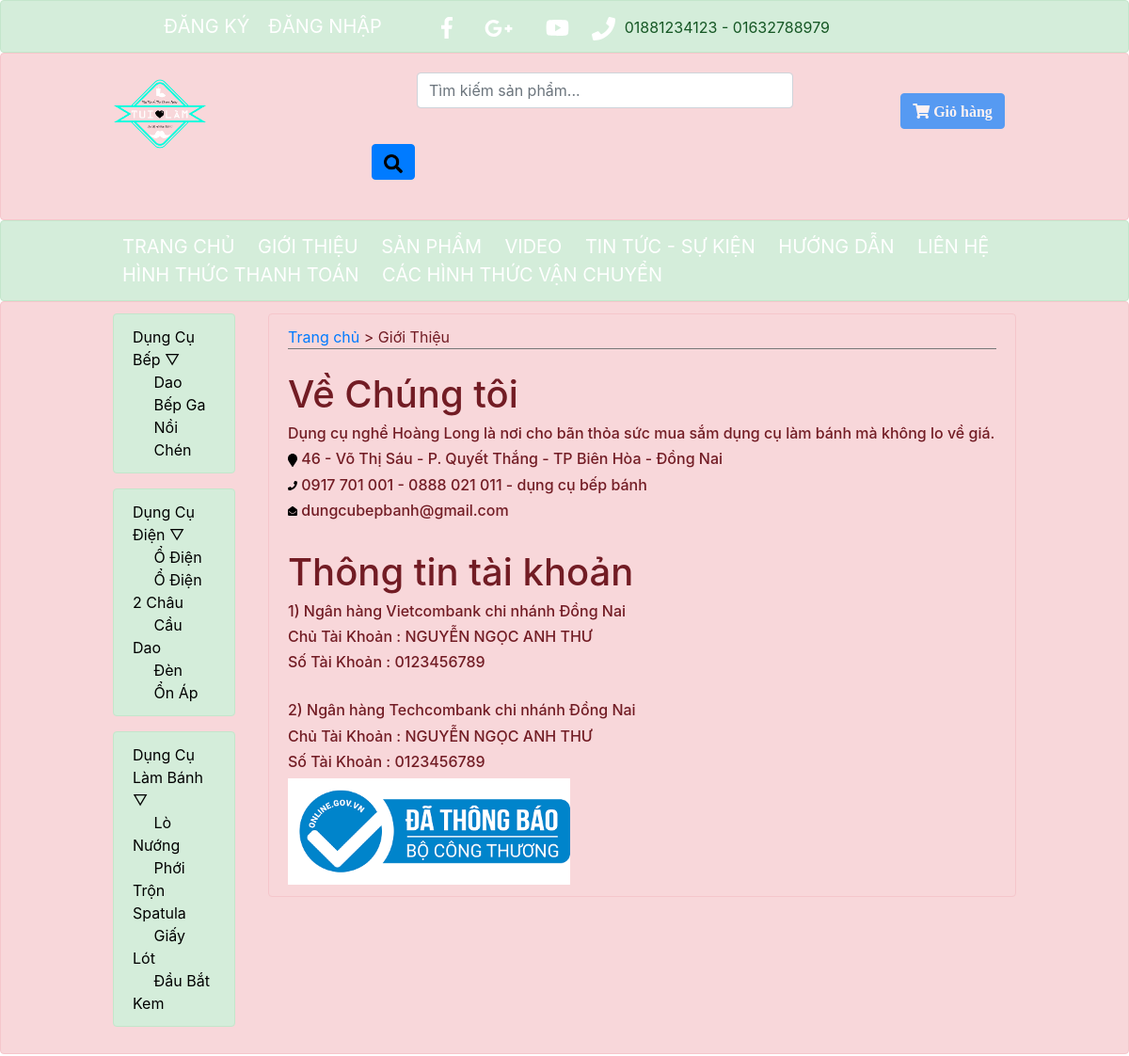
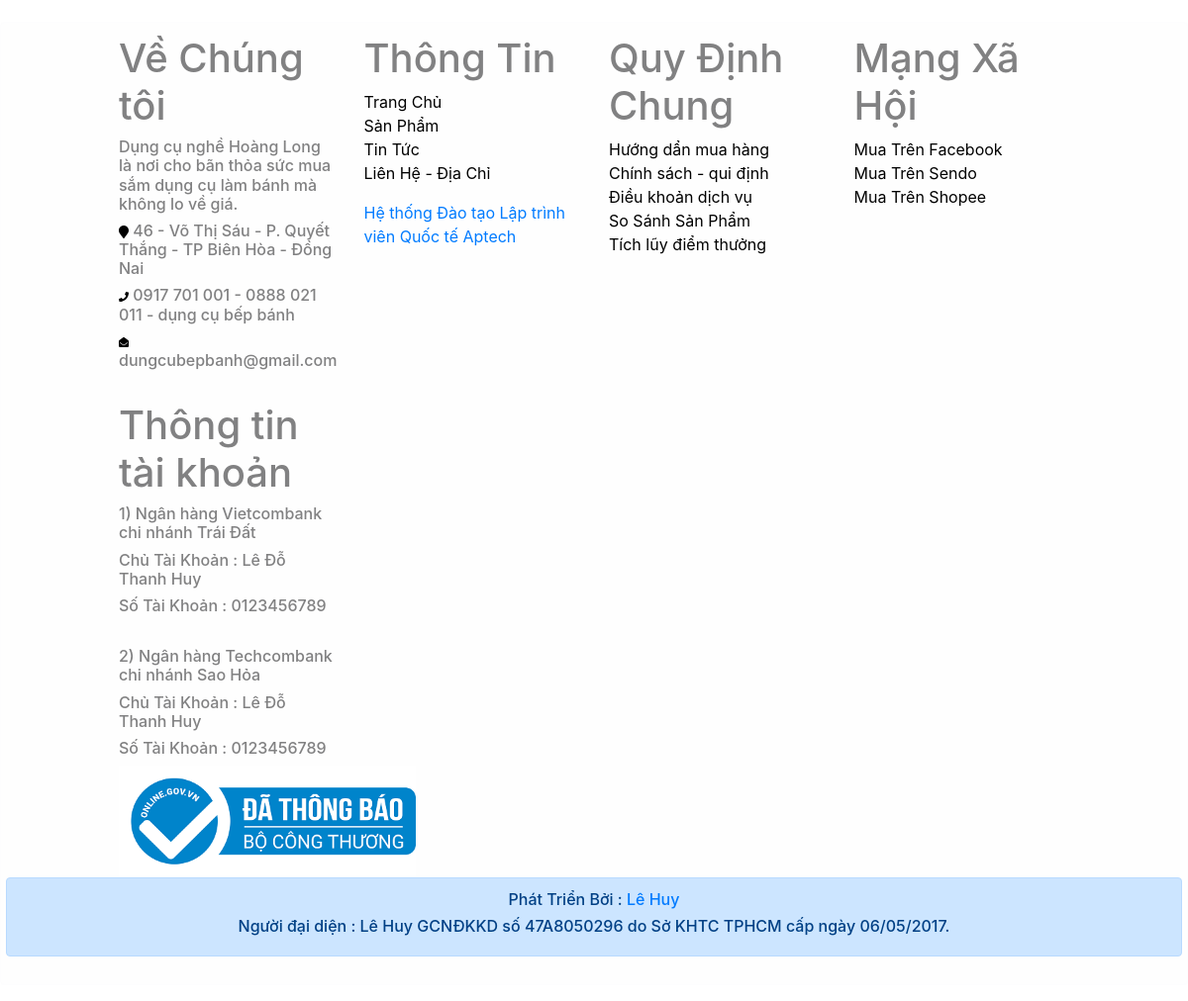
/index.php?c=1, run on the app's committed database (2 pictures, top to bottom).
### tables this page shows
CREATE TABLE `grouppro` (
  `maloai` int(11) NOT NULL,
  `loaisanpham` varchar(45) NOT NULL,
  `maloaicon` int(11) NOT NULL DEFAULT '0'
);

### modules/mMenu.php (the view, shortened to what this page needs)
<?php
$connection= new \exam\connect();
$conn=$connection->getConnection();
mysqli_set_charset($conn, 'UTF8');
$results = $conn->query("SELECT * FROM grouppro WHERE maloaicon = 0 ORDER BY maloai ASC");
if ($results->num_rows > 0) {
    echo '<ul >';
    while ( $obj = $results->fetch_object() ) {
        echo '<li  class="alert alert-success"  ><a href="index.php?c=101&id='.$obj->maloai.' ">' . $obj->loaisanpham. ' &bigtriangledown; </a>';
        getSubmenu($obj->maloai);
        echo '</li>';
    }
    echo '</ul>';
}
function getSubmenu($maloaicon) {
    global $conn;
    $submenu = $conn->query("SELECT * FROM grouppro WHERE maloaicon = ".$maloaicon);
    if ($submenu->num_rows > 0) {
        echo '<ul>';
        while ( $obj = $submenu->fetch_object() ) {
            echo '<li><a href="index.php?c=101&id='.$obj->maloai.'"  >&nbsp;&nbsp;&nbsp;&nbsp;&nbsp;' . $obj->loaisanpham . '</a>';
            getSubmenu($obj->maloai);
            echo '</li>';
        }
        echo '</ul>';
    }
}
?>

### index.php (shortened to what this page needs)
<?php
$c = 0;
if (isset($_GET["c"])) {
    $c = $_GET["c"];
}
?>
<!DOCTYPE html>
<html lang="en">
<head>
    <link rel="stylesheet" href="css/index.css">
    <link rel="stylesheet" href="css/fontawesome-all.css">
    <link rel="stylesheet" href="https://stackpath.bootstrapcdn.com/bootstrap/4.1.1/css/bootstrap.min.css"
>
</head>
<body>
<div class="header1 alert alert-success" style="margin-bottom: 0px;">
    <div class="row">
        <div class="col-lg-8">
            <div class="row">
                <div class="col-lg-5 col-md-12  col-sm-12" align="center">
                    <ul style="margin-bottom: 0px">
                        <?php
                        if (!isset($_SESSION["user"])) {
                            echo "<li><a href='resgistry.php'>ĐĂNG KÝ</a></li><li><a href='login.php'>ĐĂNG NHẬP</a></li>";
                        } else {
                            echo "<li><a href='" . "taikhoan.php?id=" . $_SESSION["user"] . "' >" . $_SESSION["name"] . "</a><li><a href='unlogin.php'>ĐĂNG XUẤT</a></li>";
                        };
                        ?>
                    </ul>
                </div>
                <div class="col-lg-7 col-md-12 col-sm-12" align="right">
                    <a href="https://www.facebook.com/lehuy.roxyproduction"><img src="images/facebook-f.svg" alt=""
                                                                                 width="12" class="fil"></a>
                    <a href="https://www.facebook.com/lehuy.roxyproduction"><img src="images/google-plus-g.svg" alt=""
                                                                                 width="30" class="fil"></a>
                    <a href="https://www.youtube.com/channel/UCgIXmXAWlHf6WcmFGErNbCg"><img src="images/youtube.svg"
                                                                                            alt="" width="25"
                                                                                            class="fil"></a>
                    <img src="images/phone.svg" alt="" width="25" class="fil"></i> 01881234123 - 01632788979
                </div>
            </div>
        </div>
    </div>
</div>
<div class="header2 alert alert-danger" style="margin-bottom: 0px;">
    <div class="row">
        <div class="col-10">
            <div class="row">
                <div class="col-lg-2  col-md-12 col-sm-12"  align="center"><img src="images/logo.png" alt="" class="fl" height="100px"></div>
                <div class="col-lg-8 col-md-12 col-sm-12">
                    <div class="row">
                        <div class="col-lg-2  "></div>
                        <div class="col-lg-8  col-md-12 col-sm-12" align="center">
                            <form action="index.php?c=103" method="post" class="form-inline centered"  >
                                <div style="margin-left: 40px ;" >
                                    <input type="text" name="txtsearch" class="form-control mx-md-2 mb-2"
                                           style="width:400px;margin:8px;" placeholder="Tìm kiếm sản phẩm..." >
                                </div>
                                <span>
                                    <button  type="submit" class="btn btn-primary"  style="cursor:pointer; margin:30px 0;"><img src="images/search.svg.png" alt="" height="20"></button>
                                </span>
                            </form>
                        </div>
                        <div class="col-lg-2"></div>
                    </div>
                </div>
                <div class="col-lg-2  col-md-12 col-sm-12" align="center">
                    <span class="d-inline-block" tabindex="0" data-toggle="tooltip" title="Coming soon!!!">
                        <button  type="submit" class="btn btn-primary" name="txtgiohang" style="pointer-events: none; margin:30px 0;" disabled="disabled"><i class="fa fa-shopping-cart"> Giỏ hàng </i></button>
                    </span>
                </div>
            </div>
        </div>
        <div class="col-lg-1"></div>
    </div>
</div>
<div class="header3 alert alert-success" style="margin-bottom: 0;">
    <div class="row">
        <div class="col-lg-10 col-md-12 col-sm-12 ">
            <ul style="margin-bottom:0px">
                <li><a href="index.php?c=0">TRANG CHỦ</a></li>
                <li><a href="index.php?c=1">GIỚI THIỆU</a></li>
                <li><a href='index.php?c=2'>SẢN PHẨM</a></li>
                <li><a href="index.php?c=3">VIDEO</a></li>
                <li><a href="index.php?c=4">TIN TỨC - SỰ KIỆN</a></li>
                <li><a href="index.php?c=5">HƯỚNG DẪN</a></li>
                <li><a href="index.php?c=6">LIÊN HỆ</a></li>
                <li><a href="index.php?c=7">HÌNH THỨC THANH TOÁN</a></li>
                <li><a href="index.php?c=8">CÁC HÌNH THỨC VẬN CHUYỂN</a></li>
            </ul>
        </div>
    </div>
</div>
<div class="header2 main alert alert-danger" style="margin-bottom: 0px;">
    <div class="row">
        <div class="col-lg-10">
            <div class="row">
                <div class="col-lg-2" align="center">
                    <?php include "modules/mMenu.php" ?>
                </div>
                <div class="col-lg-10">
                    <?php switch ($c) {
                        case 1:
                            include "modules/mPromotion.php";
                            break;
                    }
                    ?>
                </div>
            </div>
        </div>
    </div>
</div>
<span class="padding-10"></span>
<div class="footer alert alert-light">
    <div class="row">
        <div class="col-lg-10">
            <div class="row">
                <div class="col-lg-3">
                    <h1>Về Chúng tôi</h1>
                    <h6>Dụng cụ nghề Hoàng Long là nơi cho bãn thỏa sức mua sắm dụng cụ làm bánh mà không lo về
                        giá.</h6>
                    <h6><img src="images/map-marker.svg" alt="" width="10px"> 46 - Võ Thị Sáu - P. Quyết Thắng - TP Biên
                        Hòa - Đồng Nai</h6>
                    <h6><img src="images/phone.svg" alt="" width="10px"> 0917 701 001 - 0888 021 011 - dụng cụ bếp bánh
                    </h6>
                    <h6><img src="images/envelope-open.svg" alt="" width="10px"> dungcubepbanh@gmail.com</h6>
                    <br>
                    <h1>Thông tin tài khoản</h1>
                    <h6>1) Ngân hàng Vietcombank chi nhánh Trái Đất</h6>
                    <h6>Chủ Tài Khoản : Lê Đỗ Thanh Huy </h6>
                    <h6>Số Tài Khoản : 0123456789</h6>
                    <br>
                    <h6>2) Ngân hàng Techcombank chi nhánh Sao Hỏa</h6>
                    <h6>Chủ Tài Khoản : Lê Đỗ Thanh Huy </h6>
                    <h6>Số Tài Khoản : 0123456789</h6>
                    <img src="images/dathongbao.png" alt="" width="300">
                </div>
                <div class="col-lg-3">
                    <h1>Thông Tin</h1>
                    <ul>
                        <li><a href="">Trang Chủ</a><br></li>
                        <li><a href="">Sản Phẩm</a><br></li>
                        <li><a href="">Tin Tức</a><br></li>
                        <li><a href="">Liên Hệ - Địa Chỉ</a><br></li>
                    </ul>
                    <div id="fb-root">
                        <div class="fb-page" data-href="https://www.facebook.com/aptechvietnam.com.vn/"
                             data-tabs="timeline" data-width="300" data-height="200" data-small-header="false"
                             data-adapt-container-width="true" data-hide-cover="false" data-show-facepile="true">
                            <blockquote cite="https://www.facebook.com/aptechvietnam.com.vn/"
                                        class="fb-xfbml-parse-ignore"><a
                                        href="https://www.facebook.com/aptechvietnam.com.vn/">Hệ thống Đào tạo Lập trình
                                    viên Quốc tế Aptech</a></blockquote>
                        </div>
                    </div>
                </div>
                <div class="col-lg-3 footer">
                    <h1>Quy Định Chung</h1>
                    <ul>
                        <li><a href="">Hướng dẩn mua hàng</a></li>
                        <li><a href="">Chính sách - qui định</a></li>
                        <li><a href="">Điều khoản dịch vụ</a></li>
                        <li><a href="">So Sánh Sản Phẩm</a></li>
                        <li><a href="">Tích lũy điểm thưởng</a></li>
                    </ul>
                </div>
                <div class="col-lg-3 footer">
                    <h1>Mạng Xã Hội</h1>
                    <ul>
                        <li><a href="">Mua Trên Facebook</a></li>
                        <li><a href="">Mua Trên Sendo</a></li>
                        <li><a href="">Mua Trên Shopee</a></li>
                    </ul>
                </div>
            </div>
        </div>
    </div>
    <div class="row">
        <div class="col align-self-center alert alert-primary" align="center">
            <h6>Phát Triển Bởi :
                <li style="display: inline-block;"><a href="https://www.facebook.com/lehuy.roxyproduction">Lê Huy</a>
                </li>
            </h6>
            <h6>Người đại diện : Lê Huy GCNĐKKD số 47A8050296 do Sở KHTC TPHCM cấp ngày 06/05/2017.</h6>
        </div>
    </div>
</div>
</body>
</html>

### modules/mPromotion.php (shortened to what this page needs)
<div class="main alert alert-danger" style="margin-bottom: 0px;">
    <div class="row">
        <div class="col-md-12">
            <div style="border-bottom: #777777 1px solid "><a href="">Trang chủ </a> &gt; Giới Thiệu </div>
            <div>
                <br>
                <h1>Về Chúng tôi</h1>
                <h6>Dụng cụ nghề Hoàng Long là nơi cho bãn thỏa sức mua sắm dụng cụ làm bánh mà không lo về giá.</h6>
                <h6><img src="images/map-marker.svg" alt="" width="10px">  46 - Võ Thị Sáu - P. Quyết Thắng - TP Biên Hòa - Đồng Nai</h6>
                <h6><img src="images/phone.svg" alt="" width="10px">  0917 701 001 - 0888 021 011 - dụng cụ bếp bánh</h6>
                <h6><img src="images/envelope-open.svg" alt="" width="10px">  dungcubepbanh@gmail.com</h6>
                <br>
                <h1>Thông tin tài khoản</h1>
                <h6>1) Ngân hàng Vietcombank chi nhánh Đồng Nai</h6>
                <h6>Chủ Tài Khoản : NGUYỄN NGỌC ANH THƯ </h6>
                <h6>Số Tài Khoản : 0123456789</h6>
                <br>
                <h6>2) Ngân hàng Techcombank chi nhánh Đồng Nai</h6>
                <h6>Chủ Tài Khoản : NGUYỄN NGỌC ANH THƯ </h6>
                <h6>Số Tài Khoản : 0123456789</h6>
                <img src="images/dathongbao.png" alt="" width="300">
                <br>
            </div>
        </div>
    </div>
</div>

### css/index.css (style rules this page uses)
.header1 ul { list-style-type: none; }
.header1 li { display: inline-block; }
.header1 a { font-size: 20px; color: white; margin: 0 10px; text-align:center; }
.fl { float: left; }
.header3 ul { list-style-type: none; padding: 0px; }
.header3 li { display: inline-block; align: center; }
.header3 ul li a { font-size: 20px; color: white; margin: 0 10px; text-align:center; }
.fil { filter: invert(2); margin:0 5px; }
.footer ul { list-style-type: none; color: black; padding-left: 0px; }
.footer ul li a { color: black; }
.main ul { list-style: none; margin: 0; padding: 0; }
.main ul li { text-align: left; cursor: pointer; margin-right: 5px; transition: all 1000ms; }
.main li ul { display:block; }
.main li>a { color: black; text-decoration: none; }
.padding-10 { padding: 10px; }

### data on the page
grouppro: loaisanpham "Dụng Cụ Bếp"
grouppro: loaisanpham "Dao"
grouppro: loaisanpham "Bếp Ga"
grouppro: loaisanpham "Nồi"
grouppro: loaisanpham "Chén"
grouppro: loaisanpham "Dụng Cụ Điện"
grouppro: loaisanpham "Ổ Điện"
grouppro: loaisanpham "Ổ Điện 2 Châu"
grouppro: loaisanpham "Cầu Dao"
grouppro: loaisanpham "Đèn"
grouppro: loaisanpham "Ổn Áp"
grouppro: loaisanpham "Dụng Cụ Làm Bánh"
grouppro: loaisanpham "Lò Nướng"
grouppro: loaisanpham "Phới Trộn Spatula"
grouppro: loaisanpham "Giấy Lót"
grouppro: loaisanpham "Đầu Bắt Kem"
